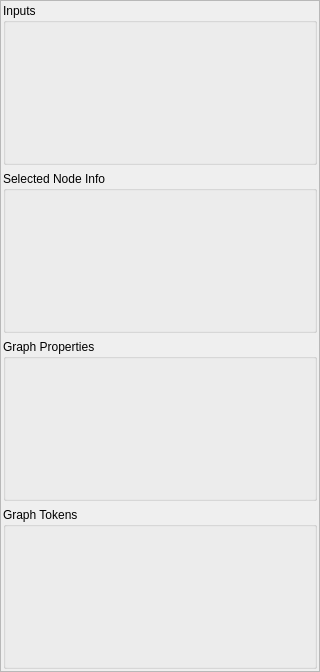
<?xml version="1.0" encoding="UTF-8"?>
<ui version="4.0">
 <class>QHyperGraphTaskPanel</class>
 <widget class="QWidget" name="QHyperGraphTaskPanel">
  <property name="geometry">
   <rect>
    <x>0</x>
    <y>0</y>
    <width>320</width>
    <height>672</height>
   </rect>
  </property>
  <property name="windowTitle">
   <string>Properties</string>
  </property>
  <layout class="QVBoxLayout" name="verticalLayout_5">
   <property name="leftMargin">
    <number>0</number>
   </property>
   <property name="topMargin">
    <number>0</number>
   </property>
   <property name="rightMargin">
    <number>0</number>
   </property>
   <property name="bottomMargin">
    <number>0</number>
   </property>
   <item>
    <widget class="QScrollArea" name="scrollArea">
     <property name="widgetResizable">
      <bool>true</bool>
     </property>
     <widget class="QWidget" name="scrollAreaWidgetContents">
      <property name="geometry">
       <rect>
        <x>0</x>
        <y>0</y>
        <width>318</width>
        <height>670</height>
       </rect>
      </property>
      <layout class="QVBoxLayout" name="verticalLayout">
       <property name="leftMargin">
        <number>2</number>
       </property>
       <property name="topMargin">
        <number>2</number>
       </property>
       <property name="rightMargin">
        <number>2</number>
       </property>
       <property name="bottomMargin">
        <number>2</number>
       </property>
       <item>
        <widget class="QCollapsibleGroupBox" name="inputsPane">
         <property name="title">
          <string>Inputs</string>
         </property>
         <layout class="QVBoxLayout" name="verticalLayout_6">
          <property name="leftMargin">
           <number>0</number>
          </property>
          <property name="topMargin">
           <number>0</number>
          </property>
          <property name="rightMargin">
           <number>0</number>
          </property>
          <property name="bottomMargin">
           <number>0</number>
          </property>
          <item>
           <widget class="ReflectedPropertyControl" name="propertyCtrl" native="true"/>
          </item>
         </layout>
        </widget>
       </item>
       <item>
        <widget class="QCollapsibleGroupBox" name="selectedNodePane">
         <property name="title">
          <string>Selected Node Info</string>
         </property>
         <layout class="QVBoxLayout" name="verticalLayout_2">
          <property name="leftMargin">
           <number>0</number>
          </property>
          <property name="topMargin">
           <number>0</number>
          </property>
          <property name="rightMargin">
           <number>0</number>
          </property>
          <property name="bottomMargin">
           <number>0</number>
          </property>
          <item>
           <widget class="QLabel" name="selectedNodeProperties">
            <property name="sizePolicy">
             <sizepolicy hsizetype="Expanding" vsizetype="Preferred">
              <horstretch>0</horstretch>
              <verstretch>0</verstretch>
             </sizepolicy>
            </property>
            <property name="text">
             <string/>
            </property>
           </widget>
          </item>
         </layout>
        </widget>
       </item>
       <item>
        <widget class="QCollapsibleGroupBox" name="graphPropertiesPane">
         <property name="title">
          <string>Graph Properties</string>
         </property>
         <layout class="QVBoxLayout" name="verticalLayout_3">
          <property name="leftMargin">
           <number>0</number>
          </property>
          <property name="topMargin">
           <number>0</number>
          </property>
          <property name="rightMargin">
           <number>0</number>
          </property>
          <property name="bottomMargin">
           <number>0</number>
          </property>
          <item>
           <widget class="CFlowGraphProperties" name="graphProperties" native="true"/>
          </item>
         </layout>
        </widget>
       </item>
       <item>
        <widget class="QCollapsibleGroupBox" name="graphTokensPane">
         <property name="title">
          <string>Graph Tokens</string>
         </property>
         <layout class="QVBoxLayout" name="verticalLayout_4">
          <property name="leftMargin">
           <number>0</number>
          </property>
          <property name="topMargin">
           <number>0</number>
          </property>
          <property name="rightMargin">
           <number>0</number>
          </property>
          <property name="bottomMargin">
           <number>0</number>
          </property>
          <item>
           <widget class="CFlowGraphTokensCtrl" name="graphTokens" native="true"/>
          </item>
         </layout>
        </widget>
       </item>
      </layout>
     </widget>
    </widget>
   </item>
  </layout>
 </widget>
 <customwidgets>
  <customwidget>
   <class>QCollapsibleGroupBox</class>
   <extends>QGroupBox</extends>
   <header location="global">QtUI/QCollapsibleGroupBox.h</header>
   <container>1</container>
  </customwidget>
  <customwidget>
   <class>CFlowGraphProperties</class>
   <extends>QWidget</extends>
   <header>HyperGraph/FlowGraphProperties.h</header>
   <container>1</container>
  </customwidget>
  <customwidget>
   <class>ReflectedPropertyControl</class>
   <extends>QWidget</extends>
   <header>Controls/ReflectedPropertyControl/ReflectedPropertyCtrl.h</header>
   <container>1</container>
  </customwidget>
  <customwidget>
   <class>CFlowGraphTokensCtrl</class>
   <extends>QWidget</extends>
   <header>HyperGraph/FlowGraphTokens.h</header>
   <container>1</container>
  </customwidget>
 </customwidgets>
 <resources/>
 <connections/>
</ui>
